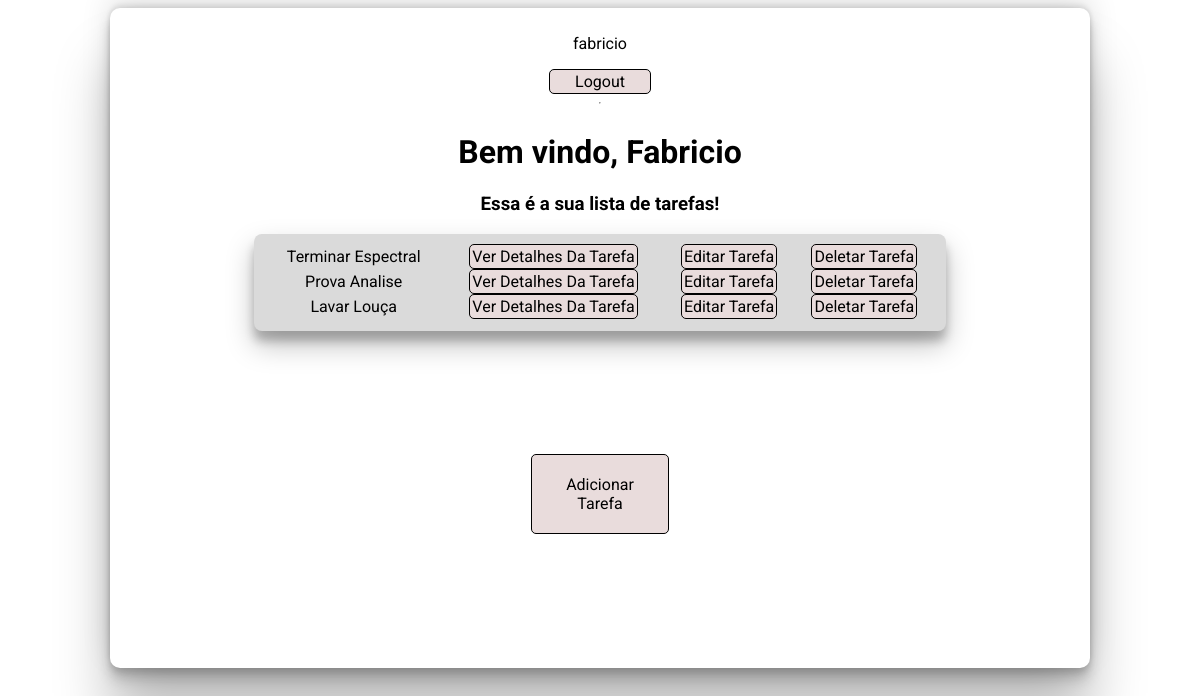
The app's page / (signed in), older data.
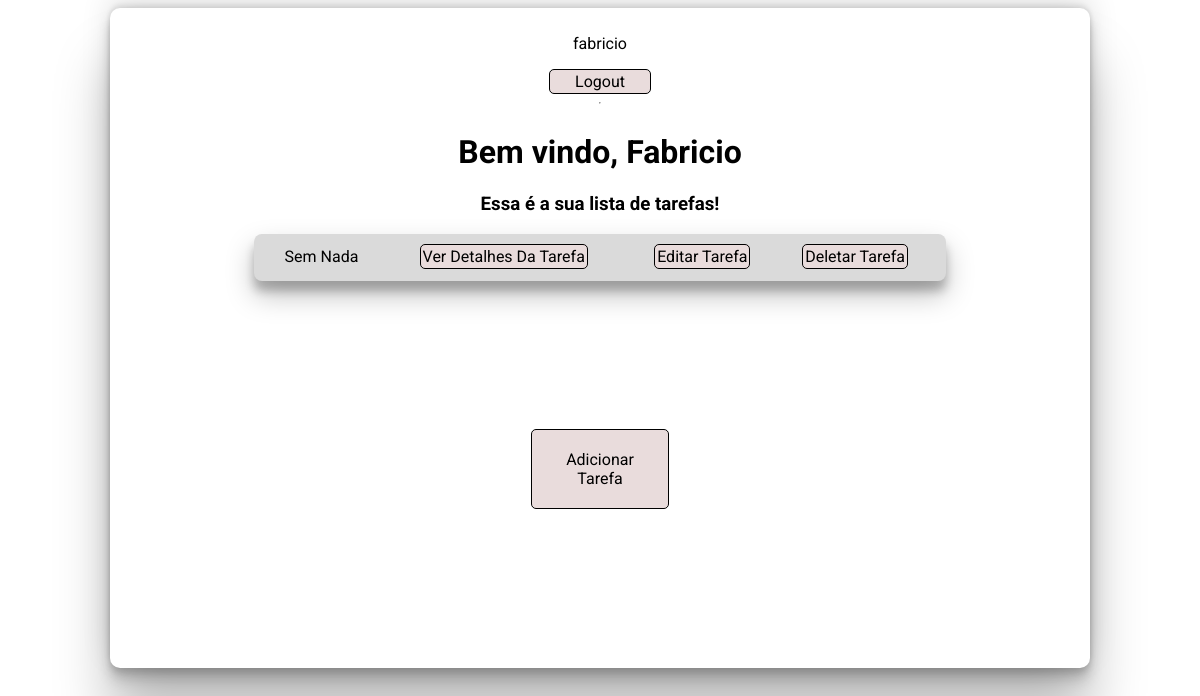
The same page, newer data.
### base/models.py (models this page shows, shortened)
class Task(models.Model):
    user = models.ForeignKey(User, on_delete=models.CASCADE, null = True, blank = True)
    title = models.CharField(max_length= 200)
    description = models.TextField(null = True, blank = True)
    priority = models.CharField(max_length = 200)
    complete = models.BooleanField(default = False)
    create =  models.DateTimeField(auto_now_add=True)
    class Meta:
        ordering = ['complete']

### base/views.py (the view)
class TaskList(LoginRequiredMixin, ListView):
    model = Task
    context_object_name = 'tarefas'
    def get_context_data(self, **kwargs):
        context = super().get_context_data(**kwargs)
        context['tarefas'] = context['tarefas'].filter(user=self.request.user)
        context['count'] = context['tarefas'].filter(complete=False).count()
        return context

### base/templates/base/task_list.html
{%extends 'base/main.html'%}
{%block content%}
{% if request.user.is_authenticated %}
    <p>{{request.user}}</p>
    <a href = "{% url 'logout' %}">Logout</a>
{% else %}
    <a href = "{% url 'login' %}">Login</a>
{% endif %}
<hr>
<div class = 'header'>
<h1> Bem vindo, {{request.user|title}}</h1>
<h3> Essa é a sua lista de tarefas!</h3>
</div>
<div class = 'tarefas'>
    <table>
        {% for task in tarefas %}
        <tr class = 'linhaTarefa'>
            <td>{{task.title}}</td>
            <td><a href = "{%url 'tarefa' task.id %}">Ver detalhes da tarefa</a></td>
            <td><a href = "{%url 'editar-tarefa' task.id %}">Editar tarefa</a></td>
            <td><a href = "{%url 'deletar-tarefa'  task.id%}">Deletar tarefa</a></td>
        <tr>
        {% empty %}
            <h3>Sem nenhum a fazer!</h3>
        {% endfor %}
    </table>
</div>
<a href="{% url 'criar-tarefa' %}" id = "buttonAdicionar">Adicionar Tarefa</a>
{%endblock content%}

### base/templates/base/main.html (shortened to what this page needs)
<!DOCTYPE html>
<html lang="en">
<head>
</head>
<body>
    <div class ="container">
        {%block content%}
        {%endblock content%}
    </div>
</body>
</html>

### base/templates/base/main.html (style rules this page uses)
.container { width: 80vw; height: 80vh; padding:10px; background-color: white; box-shadow: rgba(0, 0, 0, 0.25) 0px 54px 55px, rgba(0, 0, 0, 0.12) 0px -12px 30px, rgba(0, 0, 0, 0.12) 0px 4px 6px, rgba(0, 0, 0, 0.17) 0px 12px 13px, rgba(0, 0, 0, 0.09) 0px -3px 5px; margin:auto; border-radius:10px; display:flex; flex-direction: column; align-items: center; }
.header { color:black; }
h3 { text-align: center; }
* { font-family:Roboto; }
table { text-align: center; }
.tarefas { padding:10px; width:70%; display:flex; flex-direction: column; text-transform:capitalize; background-color: rgb(218, 218, 218); box-shadow: rgba(0, 0, 0, 0.25) 0px 14px 28px, rgba(0, 0, 0, 0.22) 0px 10px 10px; justify-content: space-around; border-radius:8px; }
.linhaTarefa { margin:5px; }
a { text-transform: capitalize; color:black; transition:0.5s; background-color:rgb(233, 220, 220); text-decoration: none; padding:2px; border: 1px solid black; border-radius:5px; width:10%; text-align: center; }
#buttonAdicionar { margin:auto; padding:20px; }

Row changes from the older to the newer data that the page shows:
removed Task: title "Terminar Espectral"
removed Task: title "Prova Analise"
removed Task: title "Lavar Louça"
added Task: title "Sem Nada"
